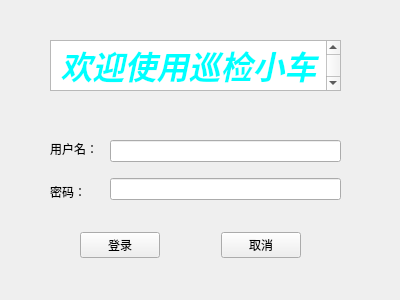
<?xml version="1.0" encoding="UTF-8"?>
<ui version="4.0">
 <class>frmLogin</class>
 <widget class="QWidget" name="frmLogin">
  <property name="geometry">
   <rect>
    <x>0</x>
    <y>0</y>
    <width>400</width>
    <height>300</height>
   </rect>
  </property>
  <property name="windowTitle">
   <string>Form</string>
  </property>
  <widget class="QWidget" name="verticalLayoutWidget">
   <property name="geometry">
    <rect>
     <x>50</x>
     <y>130</y>
     <width>51</width>
     <height>80</height>
    </rect>
   </property>
   <layout class="QVBoxLayout" name="verticalLayout">
    <item>
     <widget class="QLabel" name="label_2">
      <property name="text">
       <string>用户名：</string>
      </property>
     </widget>
    </item>
    <item>
     <widget class="QLabel" name="label">
      <property name="text">
       <string>密码：</string>
      </property>
     </widget>
    </item>
   </layout>
  </widget>
  <widget class="QWidget" name="verticalLayoutWidget_2">
   <property name="geometry">
    <rect>
     <x>110</x>
     <y>130</y>
     <width>231</width>
     <height>80</height>
    </rect>
   </property>
   <layout class="QVBoxLayout" name="verticalLayout_2">
    <item>
     <widget class="QLineEdit" name="txtUsername"/>
    </item>
    <item>
     <widget class="QLineEdit" name="txtPassword"/>
    </item>
   </layout>
  </widget>
  <widget class="QWidget" name="horizontalLayoutWidget">
   <property name="geometry">
    <rect>
     <x>80</x>
     <y>230</y>
     <width>221</width>
     <height>31</height>
    </rect>
   </property>
   <layout class="QHBoxLayout" name="horizontalLayout">
    <item>
     <widget class="QPushButton" name="btnLogin">
      <property name="text">
       <string>登录</string>
      </property>
     </widget>
    </item>
    <item>
     <spacer name="horizontalSpacer">
      <property name="orientation">
       <enum>Qt::Horizontal</enum>
      </property>
      <property name="sizeHint" stdset="0">
       <size>
        <width>40</width>
        <height>20</height>
       </size>
      </property>
     </spacer>
    </item>
    <item>
     <widget class="QPushButton" name="btnCancel">
      <property name="text">
       <string>取消</string>
      </property>
     </widget>
    </item>
   </layout>
  </widget>
  <widget class="QTextBrowser" name="textBrowser">
   <property name="geometry">
    <rect>
     <x>50</x>
     <y>40</y>
     <width>291</width>
     <height>51</height>
    </rect>
   </property>
   <property name="html">
    <string>&lt;!DOCTYPE HTML PUBLIC &quot;-//W3C//DTD HTML 4.0//EN&quot; &quot;http://www.w3.org/TR/REC-html40/strict.dtd&quot;&gt;
&lt;html&gt;&lt;head&gt;&lt;meta name=&quot;qrichtext&quot; content=&quot;1&quot; /&gt;&lt;meta charset=&quot;utf-8&quot; /&gt;&lt;style type=&quot;text/css&quot;&gt;
p, li { white-space: pre-wrap; }
hr { height: 1px; border-width: 0; }
li.unchecked::marker { content: &quot;\2610&quot;; }
li.checked::marker { content: &quot;\2612&quot;; }
&lt;/style&gt;&lt;/head&gt;&lt;body style=&quot; font-family:'Microsoft YaHei UI'; font-size:9pt; font-weight:400; font-style:normal;&quot;&gt;
&lt;p align=&quot;center&quot; style=&quot; margin-top:12px; margin-bottom:12px; margin-left:0px; margin-right:0px; -qt-block-indent:0; text-indent:0px;&quot;&gt;&lt;span style=&quot; font-size:24pt; font-weight:700; font-style:italic; color:#00ffff;&quot;&gt;欢迎使用巡检小车&lt;/span&gt;&lt;/p&gt;&lt;/body&gt;&lt;/html&gt;</string>
   </property>
  </widget>
 </widget>
 <resources/>
 <connections/>
</ui>
